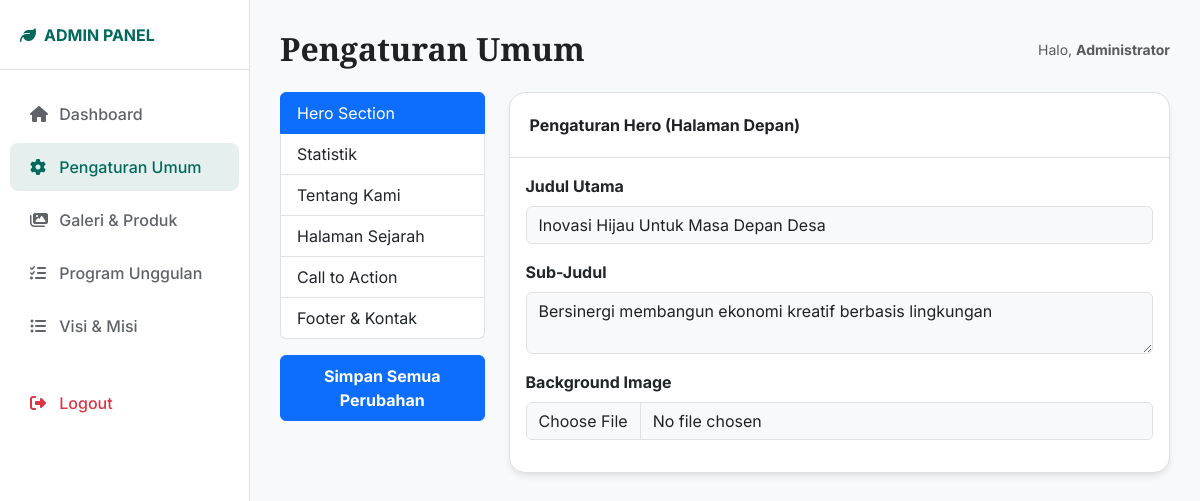
Screenshot of /admin/settings.php (signed in) with the database file from the repository.
### tables this page shows
CREATE TABLE IF NOT EXISTS settings (
    id INT PRIMARY KEY AUTO_INCREMENT,
    setting_key VARCHAR(100) UNIQUE NOT NULL,
    setting_value TEXT,
    setting_type ENUM('text', 'textarea', 'image', 'number', 'html') DEFAULT 'text',
    setting_group VARCHAR(50) DEFAULT 'general',
    updated_at TIMESTAMP DEFAULT CURRENT_TIMESTAMP ON UPDATE CURRENT_TIMESTAMP
);

### includes/functions.php (called while the page is built, shortened)
<?php
function get_setting($key, $default = '') {
    try {
        $conn = getConnection();
        $stmt = $conn->prepare("SELECT setting_value FROM settings WHERE setting_key = ?");
        $stmt->execute([$key]);
        $result = $stmt->fetch();
        return $result ? $result['setting_value'] : $default;
    } catch (PDOException $e) {
        return $default;
    }
}

### admin/settings.php (the view, shortened to what this page needs)
<?php
require_once '../includes/functions.php';
require_once 'includes/header.php';
?>
<form method="POST" enctype="multipart/form-data">
    <div class="row">
        <div class="col-md-3 mb-4">
            <div class="list-group sticky-top" style="top: 20px; z-index: 1;">
                <a href="#hero" class="list-group-item list-group-item-action active" data-bs-toggle="list">Hero Section</a>
                <a href="#stats" class="list-group-item list-group-item-action" data-bs-toggle="list">Statistik</a>
                <a href="#about" class="list-group-item list-group-item-action" data-bs-toggle="list">Tentang Kami</a>
                <a href="#sejarah" class="list-group-item list-group-item-action" data-bs-toggle="list">Halaman Sejarah</a>
                <a href="#cta" class="list-group-item list-group-item-action" data-bs-toggle="list">Call to Action</a>
                <a href="#footer" class="list-group-item list-group-item-action" data-bs-toggle="list">Footer & Kontak</a>
            </div>
            <button type="submit" class="btn btn-primary w-100 mt-3 py-2 fw-bold">Simpan Semua Perubahan</button>
        </div>
        <div class="col-md-9">
            <div class="tab-content">
                <div class="tab-pane fade show active" id="hero">
                    <div class="card">
                        <div class="card-header">Pengaturan Hero (Halaman Depan)</div>
                        <div class="card-body">
                            <div class="mb-3">
                                <label class="form-label fw-bold">Judul Utama</label>
                                <input type="text" name="setting_hero_title" class="form-control" value="<?= get_setting('hero_title') ?>">
                            </div>
                            <div class="mb-3">
                                <label class="form-label fw-bold">Sub-Judul</label>
                                <textarea name="setting_hero_subtitle" class="form-control" rows="2"><?= get_setting('hero_subtitle') ?></textarea>
                            </div>
                            <div class="mb-3">
                                <label class="form-label fw-bold">Background Image</label>
                                <input type="file" name="hero_bg" class="form-control">
                            </div>
                        </div>
                    </div>
                </div>
            </div>
        </div>
    </div>
</form>
<?php require_once 'includes/footer.php'; ?>

### admin/includes/header.php (style rules this page uses)
:root { --primary: #00695c; --secondary: #4db6ac; --bg-body: #F8F9FA; --bg-card: #FFFFFF; --text-main: #202124; --text-muted: #5f6368; --border-color: #e0e0e0; }
body { font-family: 'Inter', sans-serif; background-color: var(--bg-body); color: var(--text-main); overflow-x: hidden; }
.card { background-color: var(--bg-card); border: 1px solid var(--border-color); border-radius: 16px; box-shadow: 0 4px 6px -1px rgba(0, 0, 0, 0.1); margin-bottom: 20px; }
.card-header { background: transparent; border-bottom: 1px solid var(--border-color); padding: 20px; font-weight: 700; color: var(--text-main); }
.form-control, .form-select { background-color: var(--bg-body); border: 1px solid var(--border-color); color: var(--text-main); }

### rows the page displays
settings: setting_hero_title "Inovasi Hijau Untuk Masa Depan Desa"
settings: setting_hero_subtitle "Bersinergi membangun ekonomi kreatif berbasis lingkungan"

### other values shown
$page_title "Pengaturan Umum"
$_SESSION['admin_name'] "Administrator"
